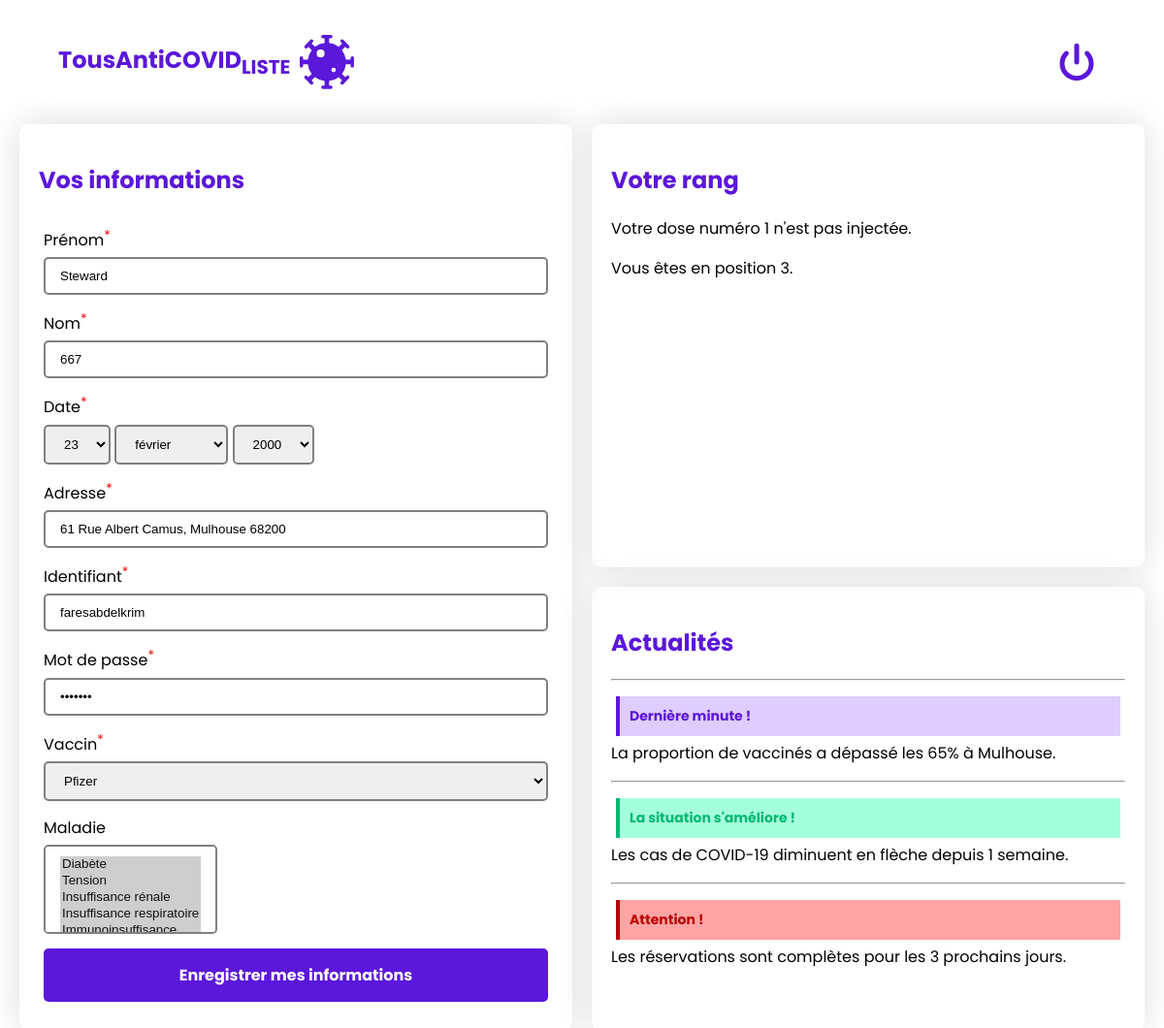
Screenshot of /membre/index.php (signed in) with the database file from the repository.
### tables this page shows
CREATE TABLE `personne` (
  `idPersonne` int(11) NOT NULL,
  `nom` varchar(50) DEFAULT NULL,
  `prenom` varchar(50) DEFAULT NULL,
  `dateNaissance` date DEFAULT NULL,
  `adresse` varchar(100) DEFAULT NULL,
  `role` int(11) NOT NULL,
  `identifiant` varchar(24) NOT NULL,
  `motdepasse` varchar(50) DEFAULT NULL,
  `idVaccin` int(11) NOT NULL
);

CREATE TABLE `typevaccin` (
  `idVaccin` int(11) NOT NULL,
  `nom` varchar(50) DEFAULT NULL
);

### membre/index.php (the view, shortened to what this page needs)
<?php
$id = $_SESSION['connectedId'];
$database = new mysqli("localhost", "root", "", "si_aida_covid");
$database->set_charset("UTF8");
$requestInfoMembre = $database->prepare("SELECT nom, prenom, dateNaissance, adresse, identifiant, motdepasse, idVaccin FROM `personne` WHERE idPersonne = $id");
$requestInfoMembre->execute();
$requestInfoMembre->bind_result($infoMembre["nom"], $infoMembre["prenom"], $infoMembre["dateNaissance"], $infoMembre["adresse"], $infoMembre["identifiant"], $infoMembre["motdepasse"], $infoMembre["vaccin"]);
$infoMembre["dateNaissance"] = explode("-", $infoMembre["dateNaissance"]);
$months = [
    "1" => "janvier",
    "2" => "février",
    "3" => "mars",
    "4" => "avril",
    "5" => "mai",
    "6" => "juin",
    "7" => "juillet",
    "8" => "août",
    "9" => "septembre",
    "10" => "octobre",
    "11" => "novembre",
    "12" => "décembre"
];
?>
<!DOCTYPE html>
<html lang="fr">
<head>
    <link rel="stylesheet" href="style/style.css">
</head>
<body>
    <header>
        <ul>
            <li class="logo">
                <p>TousAntiCOVID<sub>LISTE</sub></p>
            </li>
            <li class="disconnect">
                <svg onclick="disconnect()" xmlns="http://www.w3.org/2000/svg" width="40" height="40" viewBox="0 0 24 24" fill="none" stroke="#5b17da" stroke-width="3" stroke-linecap="round" stroke-linejoin="round">
                    <path d="M18.36 6.64a9 9 0 1 1-12.73 0"></path>
                    <line x1="12" y1="2" x2="12" y2="12"></line>
                </svg>
            </li>
        </ul>
    </header>
    <main>
        <div class="informations">
            <h2>Vos informations</h2>
            <form class="login" method="post">
                <div>
                    <label for="username">Prénom<sup class="redstar">*</sup></label>
                    <input name="prenom" id="prenom" type="text" value="<?php echo $infoMembre["prenom"] ?>">
                </div>
                <div>
                    <label for="username">Nom<sup class="redstar">*</sup></label>
                    <input name="nom" id="nom" type="text" value="<?php echo $infoMembre["nom"] ?>">
                </div>
                <div>
                    <label for="username">Date<sup class="redstar">*</sup></label>
                    <div class="selects">
                        <select name="day" id="day" value="<?php echo $infoMembre["prenom"] ?>">
                            <?php
                            for ($i = 1; $i <= 31; $i++) {
                            ?>
                                <option value="<?php if ($i < 10) {
                                                    echo "0";
                                                }
                                                echo $i; ?>" <?php if ($infoMembre["dateNaissance"][2] == $i) {
                                                                    echo "selected";
                                                                } ?>><?php echo $i; ?></option>
                            <?php
                            }
                            ?>
                        </select>
                        <select name="month" id="month" value="<?php echo $infoMembre["prenom"] ?>">
                            <?php
                            for ($i = 1; $i <= 12; $i++) {
                            ?>
                                <option value="<?php if ($i < 10) {
                                                    echo "0";
                                                }
                                                echo $i; ?>" <?php if ($infoMembre["dateNaissance"][1] == $i) {
                                                                    echo "selected";
                                                                } ?>><?php echo $months[$i]; ?></option>
                            <?php
                            }
                            ?>
                        </select>
                        <select name="year" id="year" value="<?php echo $infoMembre["prenom"] ?>">
                            <?php
                            for ($i = 1910; $i <= 2022; $i++) {
                            ?>
                                <option value="<?php echo $i; ?>" <?php if ($infoMembre["dateNaissance"][0] == $i) {
                                                                        echo "selected";
                                                                    } ?>><?php echo $i; ?></option>
                            <?php
                            }
                            ?>
                        </select>
                    </div>
                </div>
                <div>
                    <label for="adresse">Adresse<sup class="redstar">*</sup></label>
                    <input name="adresse" id="adresse" type="text" value="<?php echo $infoMembre["adresse"] ?>">
                </div>
                <div>
                    <label for="identifiant">Identifiant<sup class="redstar">*</sup></label>
                    <input name="identifiant" id="identifiant" type="text" value="<?php echo $infoMembre["identifiant"] ?>">
                </div>
                <div>
                    <label for="motdepasse">Mot de passe<sup class="redstar">*</sup></label>
                    <input name="motdepasse" id="motdepasse" type="password" value="<?php echo $infoMembre["motdepasse"] ?>">
                </div>
                <div>
                    <label for="vaccin">Vaccin<sup class="redstar">*</sup></label>
                    <select name="vaccin" id="vaccin">
                        <?php
                        $requestVaccin = $database->prepare("SELECT * FROM `typevaccin`");
                        $requestVaccin->execute();
                        $requestVaccin->bind_result($idVaccin, $nom);
                        while ($requestVaccin->fetch()) {
                        ?>
                            <option value="<?php echo $idVaccin; ?>" <?php if ($infoMembre["vaccin"] == $idVaccin) {
                                                                            echo "selected";
                                                                        } ?>><?php echo $nom; ?></option>
                        <?php
                        }
                        ?>
                    </select>
                </div>
                <div>
                    <label for="maladie">Maladie</label>
                    <select name="maladie[]" id="maladie" multiple>
                        <?php
                        $listMaladie = [];
                        $requestListMaladie = $database->prepare("SELECT idMaladie FROM `possède` WHERE idPersonne = $id ");
                        $requestListMaladie->execute();
                        $requestListMaladie->bind_result($idMaladie);
                        while ($requestListMaladie->fetch()) {
                            $listMaladie[] = $idMaladie;
                        }
                        $requestMaladie = $database->prepare("SELECT * FROM `maladie`");
                        $requestMaladie->execute();
                        $requestMaladie->bind_result($idMaladie, $nom);
                        $requestMaladie->fetch();
                        while ($requestMaladie->fetch()) {
                        ?>
                            <option value="<?php echo $idMaladie; ?>" <?php if (in_array($idMaladie, $listMaladie)) {
                                                                            echo "selected";
                                                                        } ?>><?php echo $nom; ?></option>
                        <?php
                        }
                        ?>
                    </select>
                </div>
                <input type="submit" value="Enregistrer mes informations" class="connect">
            </form>
        </div>
        <div class="rang">
            <h2>Votre rang</h2>
            <?php
            $requestNumDose = $database->prepare("SELECT numDose, estVaccine FROM `vaccination` WHERE idPersonne = $id");
            $requestNumDose->execute();
            $requestNumDose->bind_result($numDose, $estVaccine);
            while ($requestNumDose->fetch()) {
                $vaccination[$numDose] = $estVaccine;
            }
            if (isset($vaccination)) {
                foreach ($vaccination as $dose => $state) {
                    ($state == true) ? $message = "est injectée" : $message = "n'est pas injectée";
                    echo "<p>Votre dose numéro $dose $message.</p>";
                }
                if ($dose == 1 && $state == true) {
            ?>
                    <form class="rdv" method="post">
                        <p>Vous n'avez pas pris de rendez-vous pour votre deuxème dose.</p>
                        <input type="hidden" name="rdv" value="2">
                        <input type="submit" value="Prendre un rendez-vous" class="connect">
                    </form>
                    <?php
                } elseif ((($dose == 1 || $dose == 2) && $state == false)) {
                    $requestRank = $database->prepare("SELECT @rank:=@rank+1 AS rank, idPersonne FROM vaccination WHERE estVaccine = 0");
                    $requestRank->execute();
                    $requestRank->bind_result($rank, $idPersonne);
                    while ($requestRank->fetch()) {
                        if ($idPersonne == $id) {
                            $rankValue = $rank;
                            break;
                        }
                    }
                    if (isset($rankValue)) {
                    ?>
                        <p>Vous êtes en position <?php echo $rankValue; ?>.</p>
                    <?php
                    } else {
                    ?>
                        <p>Vous êtes en position <?php echo $rankValue; ?>.</p>
                <?php
                    }
                }
            }
            ?>
        </div>
        <div class="actualites">
            <h2>Actualités</h2>
            <hr>
            <p><strong class="message alert active">Dernière minute !</strong> La proportion de vaccinés a dépassé les 65% à Mulhouse.</p>
            <hr>
            <p><strong class="message valid active">La situation s'améliore !</strong> Les cas de COVID-19 diminuent en flèche depuis 1 semaine.</p>
            <hr>
            <p><strong class="message error active">Attention !</strong> Les réservations sont complètes pour les 3 prochains jours.</p>
        </div>
    </main>
</body>
</html>

### membre/style/style.css (style rules this page uses)
body { margin: 0; padding: 0; font-family: 'Poppins', sans-serif; min-height: 100vh; max-height: 100%; }
header { display: flex; justify-content: center; align-items: center; padding-top: 20px; color: #5b17da; font-weight: bold; }
header svg { height: auto; margin: 0px 10px; }
main { padding: 20px; display: grid; grid-template-columns: 1fr; grid-template-rows: 1fr; grid-gap: 20px; }
main > div { padding: 20px; border-radius: 10px; box-shadow: 0px 0px 35px #ddd; }
@media screen and (min-width:800px) { main { grid-gap: 20px; grid-template-columns: 1fr 1fr; grid-template-rows: 1fr 1fr; } }
h2 { color: #5b17da; }
form > div { display: flex; flex-direction: column; text-align: center; align-items: flex-start; padding:5px; }
form input, form select { padding: 10px 15px; border-radius: 5px; border: 2px solid gray; transition: 0.25s ease-in-out; width: -webkit-fill-available; }
form select:not(#vaccin) { width: auto; }
form label { padding: 5px 0px; }
.connect { display: flex; margin: 10px 5px; font-family: 'Poppins', sans-serif; border: none; background-color: #5b17da; border-radius: 5px; font-weight: bold; color: white; padding: 15px 20px; font-size: 16px; }
.redstar { color: red; }
.message { text-align: left; width: auto; padding: 10px; margin: 0px 5px 5px 5px; display: none; font-size: 14px; }
.message.active { display: block; }
.message.error { background-color: rgb(255, 164, 164); border-left: 4px solid rgb(184, 0, 0); color: rgb(184, 0, 0); }
.message.valid { background-color: rgb(164, 255, 220); border-left: 4px solid rgb(0, 184, 114); color: rgb(0, 184, 114); }
.message.alert { background-color: #dfcdff; border-left: 4px solid #5b17da; color: #5b17da; }
.informations { grid-row: span 2; }
header ul { list-style-type: none; display: flex; justify-content: space-between; align-items: center; margin: 0; padding: 0; width: 90%; }
header li { display: flex; font-weight: bold; font-size: x-large; }
header .disconnect svg { background-color: white; height: 80%; padding: 10px; width: auto; margin: 0px; border-radius: 10px; transition: 0.3s ease-in-out; }
header .disconnect { border-radius: 10px; }
.logo svg { width: 10%; }

### rows the page displays
personne: prenom "Steward", nom "667", day "23", month "février", year "2000", adresse "61 Rue Albert Camus, Mulhouse 68200", identifiant "faresabdelkrim", vaccin "Pfizer"

### other values shown
$dose "1"
$message "n'est pas injectée"
$rankValue "3"
form field value "Diabète ☑ / Tension ☑ / Insuffisance rénale ☑ / Insuffisance respiratoire ☑"
